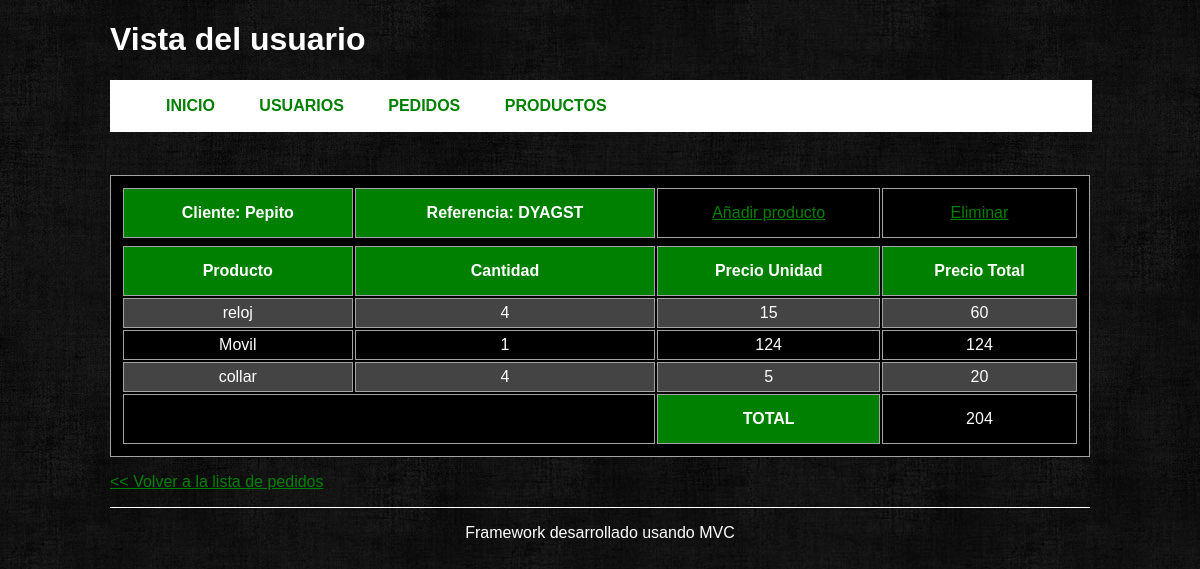
The app's page /order/view/2 with its own data.
### tables this page shows
CREATE TABLE IF NOT EXISTS `usuarios` (
  `id` int(10) NOT NULL AUTO_INCREMENT,
  `dni` varchar(9) NOT NULL,
  `nombre` varchar(20) NOT NULL,
  `apellidos` varchar(50) NOT NULL,
  PRIMARY KEY (`id`)
);

CREATE TABLE IF NOT EXISTS `pedidos` (
  `id` int(11) NOT NULL AUTO_INCREMENT,
  `referencia` varchar(6) NOT NULL,
  `id_usuario` int(10) NOT NULL,
  PRIMARY KEY (`id`)
);

CREATE TABLE IF NOT EXISTS `productos` (
  `id` int(11) NOT NULL AUTO_INCREMENT,
  `nombre` varchar(30) NOT NULL,
  `precio` int(4) NOT NULL,
  PRIMARY KEY (`id`)
);

CREATE TABLE IF NOT EXISTS `pedidos_productos` (
  `id` int(11) NOT NULL AUTO_INCREMENT,
  `id_pedido` int(10) NOT NULL,
  `id_producto` int(11) NOT NULL,
  `cantidad` int(2) NOT NULL,
  PRIMARY KEY (`id`)
);

### controllers/orderController.php (called while the page is built, shortened)
<?php
class orderController extends Controller {
    private $_order;
    public function __construct () {
        $this->_order = $this->loadModel('order');
    }
    public function view($orderid) {
        $this->_view->order = $this->_order->getOrderById($orderid);
        $this->_view->title = "Vista del usuario";
        $this->_view->render('view');
    }
}

### index.php (called while the page is built, shortened)
<?php
require_once APP_PATH . 'Controller.php';
require_once APP_PATH . 'Model.php';
try{
    Bootstrap::run(new Request);
}catch(Exception $e){
    echo $e->getMessage();;
}
?>

### application/Model.php (called while the page is built, shortened)
<?php
class Model {
    public function __construct() {
        $this->_db = new Database();
    }
}

### models/orderModel.php (called while the page is built, shortened)
<?php
class orderModel extends Model {
    public function getOrderById($id) {
        $order = $this->_db->prepare(
               "SELECT
                pedidos.id, pedidos.referencia, pedidos_productos.cantidad,
                usuarios.nombre as usuario, usuarios.id as usuario_id,
                productos.nombre, productos.precio,
                (pedidos_productos.cantidad * productos.precio) AS precio_total
                FROM    pedidos, pedidos_productos, productos, usuarios
                WHERE   pedidos_productos.id_pedido = ?
                AND     pedidos.id = ?
                AND     pedidos_productos.id_producto = productos.id
                AND     usuarios.id = pedidos.id_usuario"
                );
        $order->bindParam(1, $id, PDO::PARAM_INT);
        $order->bindParam(2, $id, PDO::PARAM_INT);
        $order->execute();
        return $order->fetchall(PDO::FETCH_ASSOC);
    }
}

### application/Controller.php (called while the page is built, shortened)
<?php
abstract class Controller {
    protected function loadModel($model) {
        $model = $model . 'Model';
        $pathModel = ROOT . 'models' . DS . $model . '.php';
        if(is_readable($pathModel)) {
            $model = new $model;
            return $model;
        }
        else {
            throw new Exception("Error de Modelo");
        }
    }
}

### views/order/view.phtml (the view, shortened to what this page needs)
<?php if(isset($this->order)  && count($this->order)): ?>
<table>
    <tr>
        <th>
            <a href="<?php echo BASE_URL ?>user/view/<?php echo $this->order[0]['usuario_id'] ?>">Cliente: <?php  echo $this->order[0]['usuario']?></a></th>
        <th>Referencia: <?php echo $this->order[0]['referencia'] ?></th>
        <td>
            <a href="<?php echo BASE_URL . 'order/addproduct/' . $this->order[0]['id']; ?>">Añadir producto</a>
        </td>
        <td>
            <a href="<?php echo BASE_URL . 'order/delete/' . $this->order[0]['id']; ?>">Eliminar</a>
        </td>
    </tr>
    <tr>
        <th>Producto</th>
        <th>Cantidad</th>
        <th>Precio Unidad</th>
        <th>Precio Total</th>
    </tr>
    <?php
        $total = 0;
        foreach ($this->order as $order):
    ?>
    <tr id="cuerpo">
        <?php $total += $order['precio_total'];?>
        <td><?php echo $order['nombre']?></td>
        <td><?php echo $order['cantidad']?></td>
        <td><?php echo $order['precio']?></td>
        <td><?php echo $order['precio_total']?></td>
    </tr>
<?php endforeach; ?>
    <tr>
        <td colspan="2">&nbsp;</td>
        <th>TOTAL</th>
        <td><?php echo $total ?></td>
    </tr>
</table>
<?php else: ?>
    <p><strong>No hay datos en la base de datos</strong></p>
<?php endif; ?>
<p><a href="<?php echo BASE_URL . 'order' ?>">&lt;&lt; Volver a la lista de pedidos</a></p>

### views/layout/default/css/style.css (style rules this page uses)
body { color: white; background: transparent url('../img/fondo.jpeg') repeat; font-family: Arial, Helvetica, Verdana; }
a, a:visited { color:green; }
table { width: 980px; text-align: center; background: black; border: 1px solid #A4A4A4; border-collapse: separate; padding: 10px }
th a, th a:visited { color:white; text-decoration: none }
td { padding: 5px; border: 1px solid #A4A4A4; border-collapse: separate; }
th { padding: 15px; background: green; border: 1px solid #A4A4A4; border-collapse: separate; }
#cuerpo:nth-child(2n) { background: #444 }

### records on screen
usuarios: nombre "Pepito"
pedidos: referencia "DYAGST", productos.nombre "reloj", pedidos_productos.cantidad "4", productos.precio "15", precio_total "60", productos.nombre "Movil", pedidos_productos.cantidad "1", productos.precio "124", precio_total "124", productos.nombre "collar", productos.precio "5", precio_total "20"

### other values on screen
$this->title "Vista del usuario"
$layoutParams['menu'][$i]['title'] "INICIO"
$layoutParams['menu'][$i]['title'] "USUARIOS"
$layoutParams['menu'][$i]['title'] "PEDIDOS"
$layoutParams['menu'][$i]['title'] "PRODUCTOS"
$total "204"
